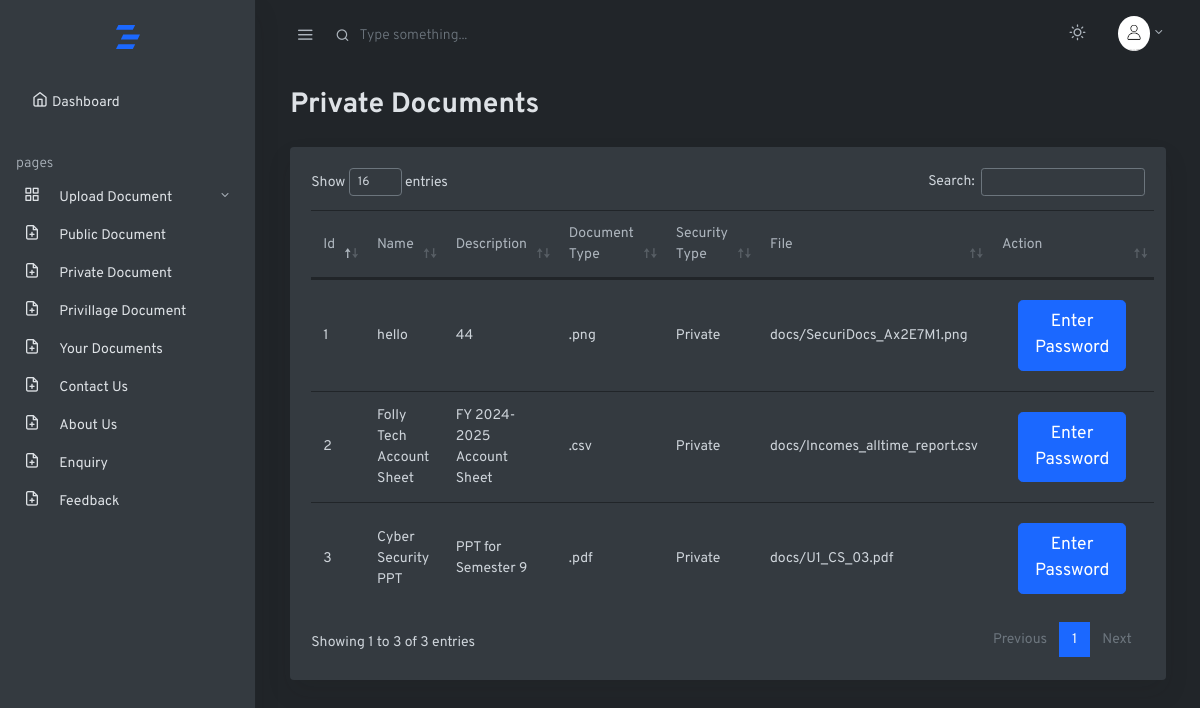
/private_document, run on the app's committed database.
### securidocs/models.py (models this page shows, shortened)
class document_detail(models.Model):
    l_id = models.ForeignKey(login,on_delete=models.CASCADE)
    d_name = models.CharField(max_length=30,blank=True)
    d_description = models.TextField(max_length=30)
    d_type = models.CharField(max_length=40)
    security_id = models.ForeignKey(document_security_technique,on_delete=models.CASCADE)
    password = models.CharField(max_length=50)
    document = models.FileField(upload_to='docs')
    timestamp = models.DateTimeField(auto_now_add=True,editable=False)

class document_security_technique(models.Model):
    c_name = models.CharField(max_length=30)
    def __str__(self):
        return self.c_name

### securidocs/views.py (the view)
# urls.py: path('private_document',views.private_document,name='private_document.html'),
def private_document(request):
    fetchdoc = document_detail.objects.all().filter(security_id=2)
    return render(request, 'private_document.html', {'docs': fetchdoc})

### securidocs/templates/private_document.html (shortened to what this page needs)
<!doctype html>
<html lang="en">
{% load static %}
  <head>
    <link rel="stylesheet" href=" {% static 'css/simplebar.css' %} ">
    <link rel="stylesheet" href=" {% static 'css/feather.css' %} ">
    <link rel="stylesheet" href=" {% static 'css/dataTables.bootstrap4.css' %} ">
    <link rel="stylesheet" href=" {% static 'css/daterangepicker.css' %} ">
    <link rel="stylesheet" href=" {% static 'css/app-light.css' %} " id="lightTheme" disabled>
    <link rel="stylesheet" href=" {% static 'css/app-dark.css' %} " id="darkTheme">
  </head>
  <body class="vertical  dark  ">
    <div class="wrapper">
      <nav class="topnav navbar navbar-light">
        <button type="button" class="navbar-toggler text-muted mt-2 p-0 mr-3 collapseSidebar">
          <i class="fe fe-menu navbar-toggler-icon"></i>
        </button>
        <form class="form-inline mr-auto searchform text-muted">
          <input class="form-control mr-sm-2 bg-transparent border-0 pl-4 text-muted" type="search" placeholder="Type something..." aria-label="Search">
        </form>
          <ul class="nav">
            <li class="nav-item">
            <a class="nav-link text-muted my-2" href="#" id="modeSwitcher" data-mode="dark">
              <i class="fe fe-sun fe-16"></i>
            </a>
          </li>
          <li class="nav-item dropdown">
            <a class="nav-link dropdown-toggle text-muted pr-0" href="#" id="navbarDropdownMenuLink" role="button" data-toggle="dropdown" aria-haspopup="true" aria-expanded="false">
              <span class="avatar avatar-sm mt-2">
                <img src=" {% static './photos/logout.png' %} " alt="..." class="avatar-img rounded-circle">
              </span>
            </a>
          </li>
        </ul>
      </nav>
      <aside class="sidebar-left border-right bg-white shadow" id="leftSidebar" data-simplebar>
        <nav class="vertnav navbar navbar-light">
          <div class="w-100 mb-4 d-flex">
            <a class="navbar-brand mx-auto mt-2 flex-fill text-center" href=" {% url 'index.html' %} ">
            </a>
          </div>
          <ul class="navbar-nav flex-fill w-100 mb-2">
            <li class="nav-item dropdown">
              <a class="nav-link pl-3" href=" {% url 'index.html' %} ">
			  <i class="fe fe-home fe-16"></i><span class="ml-1 item-text">Dashboard</span></a>
            </li>
          </ul>
		  <p class="text-muted nav-heading mt-4 mb-1">
            <span>pages</span>
          </p>
          <ul class="navbar-nav flex-fill w-100 mb-2">
		 <li class="nav-item dropdown">
              <a href=" #tables" data-toggle="collapse" aria-expanded="false" class="dropdown-toggle nav-link">
                <i class="fe fe-grid fe-16"></i>
                <span class="ml-3 item-text">Upload Document</span>
              </a>
            </li>
			<li class="nav-item w-100">
              <a class="nav-link" href=" {% url 'public_document.html' %} ">
                <i class="fe fe-16 fe-file-plus"></i>
                <span class="ml-3 item-text">Public Document</span>
              </a>
            </li>
			<li class="nav-item w-100">
              <a class="nav-link" href=" {% url 'private_document.html' %} ">
                <i class="fe fe-16 fe-file-plus"></i>
                <span class="ml-3 item-text">Private Document</span>
              </a>
            </li>
            <li class="nav-item w-100">
              <a class="nav-link" href=" {% url 'privillage_document.html' %} ">
                <i class="fe fe-16 fe-file-plus"></i>
                <span class="ml-3 item-text">Privillage Document</span>
              </a>
            </li>
			<li class="nav-item w-100">
              <a class="nav-link" href=" {% url 'your_document.html' %} ">
                <i class="fe fe-16 fe-file-plus"></i>
                <span class="ml-3 item-text">Your Documents</span>
              </a>
            </li>
            <li class="nav-item w-100">
              <a class="nav-link" href=" {% url 'contact_us.html' %} ">
                <i class="fe fe-16 fe-file-plus"></i>
                <span class="ml-3 item-text">Contact Us</span>
              </a>
            </li>
			<li class="nav-item w-100">
              <a class="nav-link" href=" {% url 'about_us.html' %} ">
                <i class="fe fe-16 fe-file-plus"></i>
                <span class="ml-3 item-text">About Us</span>
              </a>
            </li>
             <li class="nav-item w-100">
              <a class="nav-link" href=" {% url 'enquiry.html' %} ">
                <i class="fe fe-16 fe-file-plus"></i>
                <span class="ml-3 item-text">Enquiry</span>
              </a>
            </li>
            <li class="nav-item w-100">
              <a class="nav-link" href=" {% url 'feedback.html' %} ">
                <i class="fe fe-16 fe-file-plus"></i>
                <span class="ml-3 item-text">Feedback</span>
              </a>
            </li>
          </ul>
		  </nav>
      </aside>
    <main role="main" class="main-content">
        <div class="container-fluid">
          <div class="row justify-content-center">
            <div class="col-12">
              <h2 class="mb-2 page-title">Private Documents</h2>
              <div class="row my-4">
                <div class="col-md-12">
                  <div class="card shadow">
                    <div class="card-body">
                      <table class="table datatables" id="dataTable-1">
                        <thead>
                          <tr>
                            <th>Id</th>
                            <th>Name</th>
                            <th>Description</th>
                            <th>Document Type</th>
                            <th>Security Type</th>
                            <th>File</th>
                            <th>Action</th>
                          </tr>
                        </thead>
                        <tbody>
                         {% for data in docs %}
                          <tr>
                            <td>{{ forloop.counter }}</td>
                            <td>{{ data.d_name }}</td>
                            <td>{{ data.d_description }}</td>
                            <td>{{ data.d_type }}</td>
                            <td>{{ data.security_id }}</td>
                            <td>{{ data.document }}</td>
                            <td>
                                <a class="nav-link pl-3" href="password/{{ data.id }}"> <button class="btn btn-lg btn-primary btn-block" type="Enter Password">Enter Password</button></a>
                            </td>
                          </tr>
                      {% endfor %}
                        </tbody>
                      </table>
                    </div>
                  </div>
                </div>
              </div>
            </div>
          </div>
        </div>
      </main>
    </div>
  </body>
</html>

### securidocs/static/css/simplebar.css (style rules this page uses)
[data-simplebar] { position: relative; flex-direction: column; flex-wrap: wrap; justify-content: flex-start; align-content: flex-start; align-items: flex-start; }

### securidocs/static/css/feather.css (style rules this page uses)
.fe { font-family: "feather" !important; speak: none; font-style: normal; font-weight: normal; font-variant: normal; text-transform: none; line-height: 1; -webkit-font-smoothing: antialiased; -moz-osx-font-smoothing: grayscale; }
.fe-16 { font-size: 16px; }
.fe-file-plus:before { content: ""; }
.fe-grid:before { content: ""; }
.fe-home:before { content: ""; }
.fe-menu:before { content: ""; }
.fe-sun:before { content: ""; }

### data on the page
document_detail: d_name "hello", d_description "44", d_type ".png", security_id "Private", document "docs/SecuriDocs_Ax2E7M1.png"
document_detail: d_name "Folly Tech Account Sheet", d_description "FY 2024-2025 Account Sheet", d_type ".csv", security_id "Private", document "docs/Incomes_alltime_report.csv"
document_detail: d_name "Cyber Security PPT", d_description "PPT for Semester 9", d_type ".pdf", security_id "Private", document "docs/U1_CS_03.pdf"
